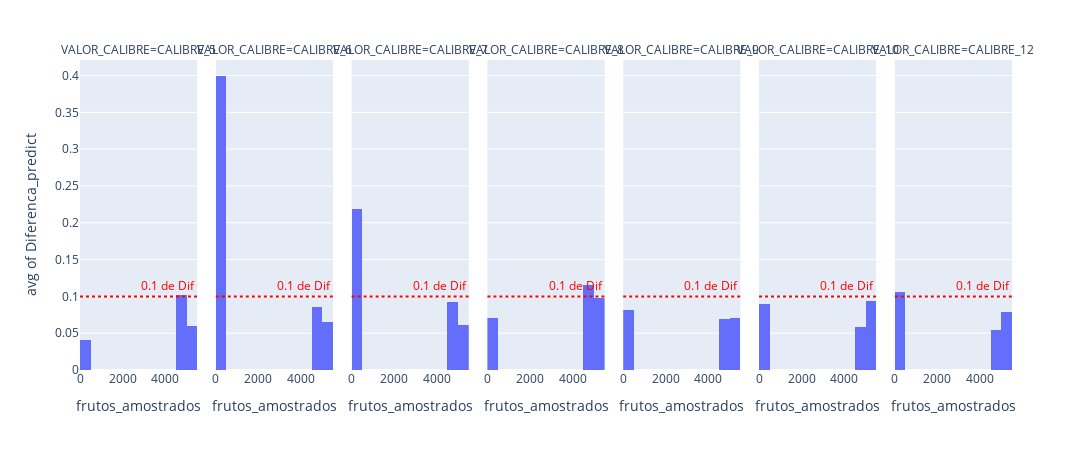

The notebook cell this image was saved under:
### Code cell
fig = px.histogram(dataframe, x = dataframe['frutos_amostrados'],y =dataframe['Diferenca_predict'] , histfunc = 'avg',facet_col = 'VALOR_CALIBRE', barmode = 'group',)
fig.update_layout(height = 450, width = 1600)

fig.add_hline(0.1, line_color = 'red', line_dash="dot",  annotation_text="0.1 de Dif", annotation_font_color="red")
